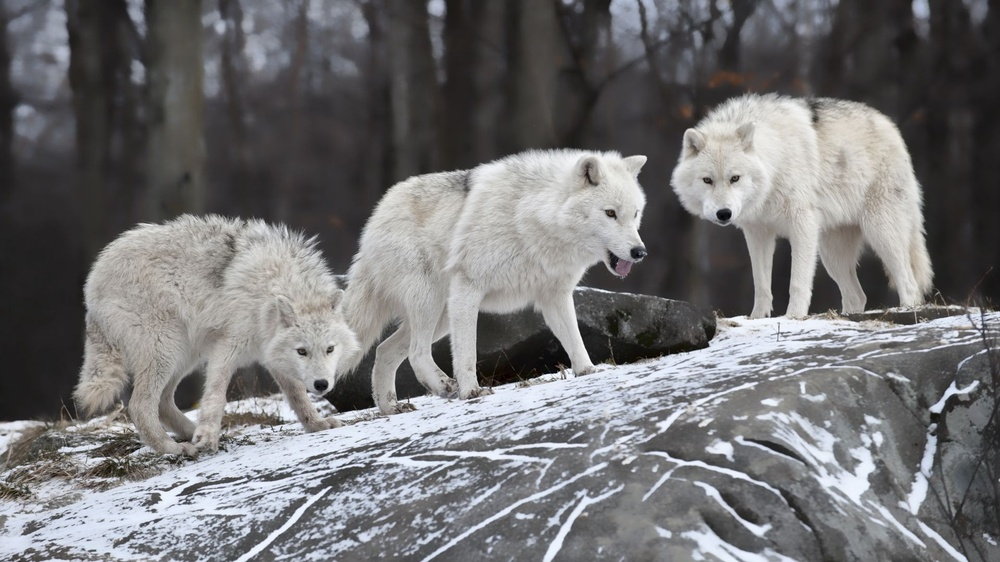
#> input picture opencv/1.images/thresholding/wolfs.jpeg, 1000 x 562 px, shrunk from 1920 x 1080 before the run
$ python adaptive_thresholding.py
#> lines starting #> are read from the running program, lines starting #| are printed output that depends on the picture; after the words box and inside, x2 and y2 are one past the last pixel; in counts of white or black regions, pixels touching at a corner belong together
import cv2 as cv

image = cv.imread('wolfs.jpeg')
#> image is the input picture: shape (562, 1000, 3); mean B, G, R 116.3, 114.8, 115.2
grayed_image = cv.cvtColor(image, cv.COLOR_BGR2GRAY)
adaptive_mean_thresholded_image = cv.adaptiveThreshold(grayed_image, 255, cv.ADAPTIVE_THRESH_MEAN_C, cv.THRESH_BINARY, 7, 2)
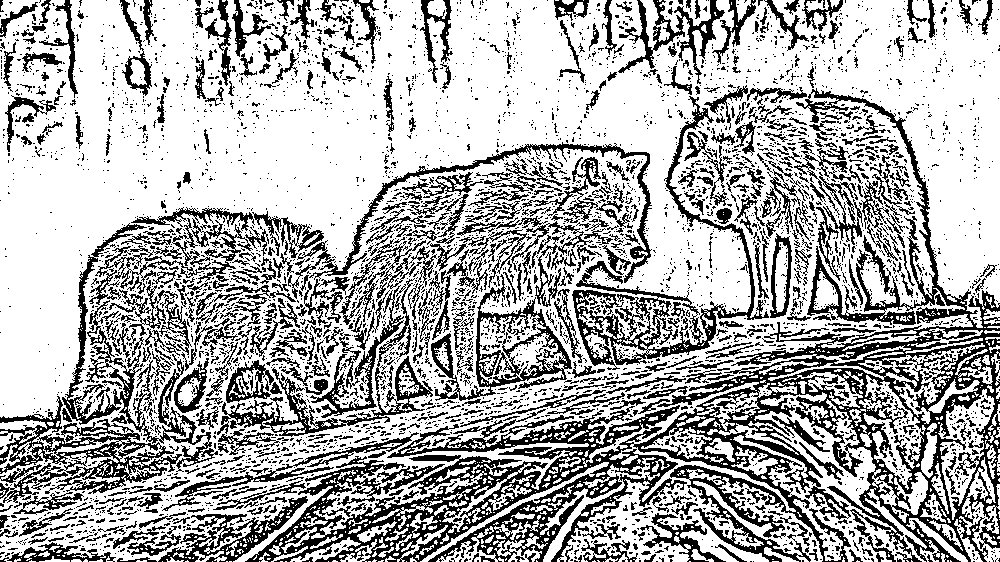
#> adaptive_mean_thresholded_image: shape (562, 1000); 68.6% white; 4536 black regions (3873 under 20 px), largest, box (x1, y1, x2, y2) and area: (245, 88, 1000, 562) 56521, (572, 96, 769, 370) 6293, (0, 396, 182, 503) 5686
adaptive_gaussian_thresholded_image = cv.adaptiveThreshold(grayed_image, 255, cv.ADAPTIVE_THRESH_GAUSSIAN_C, cv.THRESH_BINARY, 7, 2)
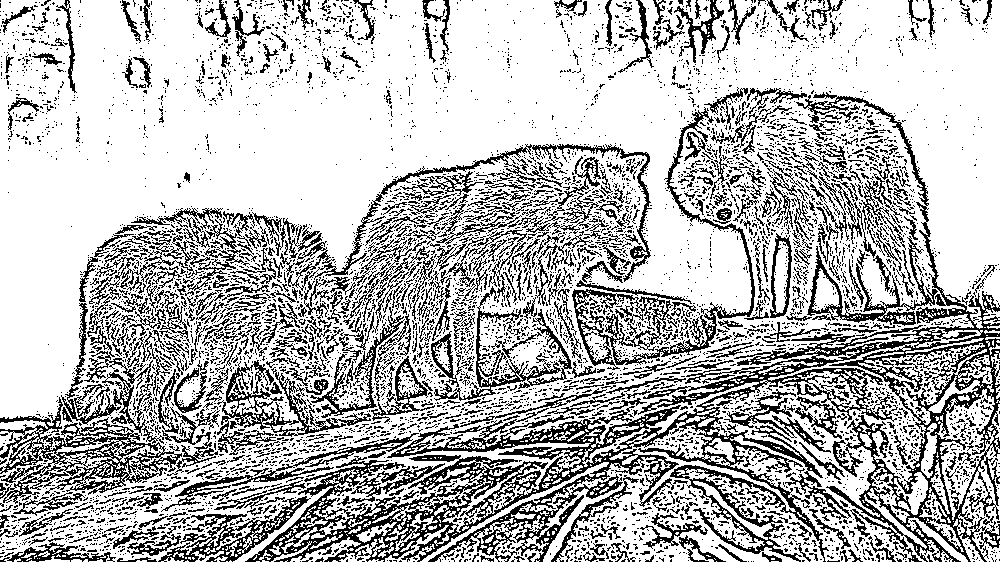
#> adaptive_gaussian_thresholded_image: shape (562, 1000); 72.4% white; black in thin lines or dots
adaptive_mean_thresholded_inverse_image = cv.adaptiveThreshold(grayed_image, 255, cv.ADAPTIVE_THRESH_MEAN_C, cv.THRESH_BINARY_INV, 7, 2)
adaptive_gaussian_thresholded_inverse_image = cv.adaptiveThreshold(grayed_image, 255, cv.ADAPTIVE_THRESH_GAUSSIAN_C, cv.THRESH_BINARY_INV, 7, 2)
#> adaptive_gaussian_thresholded_inverse_image: shape (562, 1000); 27.6% white in thin lines or dots

cv.imshow('Wolfs', image)
cv.imshow('grayed_image', grayed_image)
cv.imshow('adaptive_mean_thresholded_image', adaptive_mean_thresholded_image)
cv.imshow('adaptive_gaussian_thresholded_image', adaptive_gaussian_thresholded_image)
cv.imshow('adaptive_mean_thresholded_inverse_image', adaptive_mean_thresholded_inverse_image)
cv.imshow('adaptive_gaussian_thresholded_inverse_image', adaptive_gaussian_thresholded_inverse_image)

# Wait for Infinite amount of time for a keyboard key to be pressed
cv.waitKey(0)

# Close the OpenCV windows
cv.destroyAllWindows()
